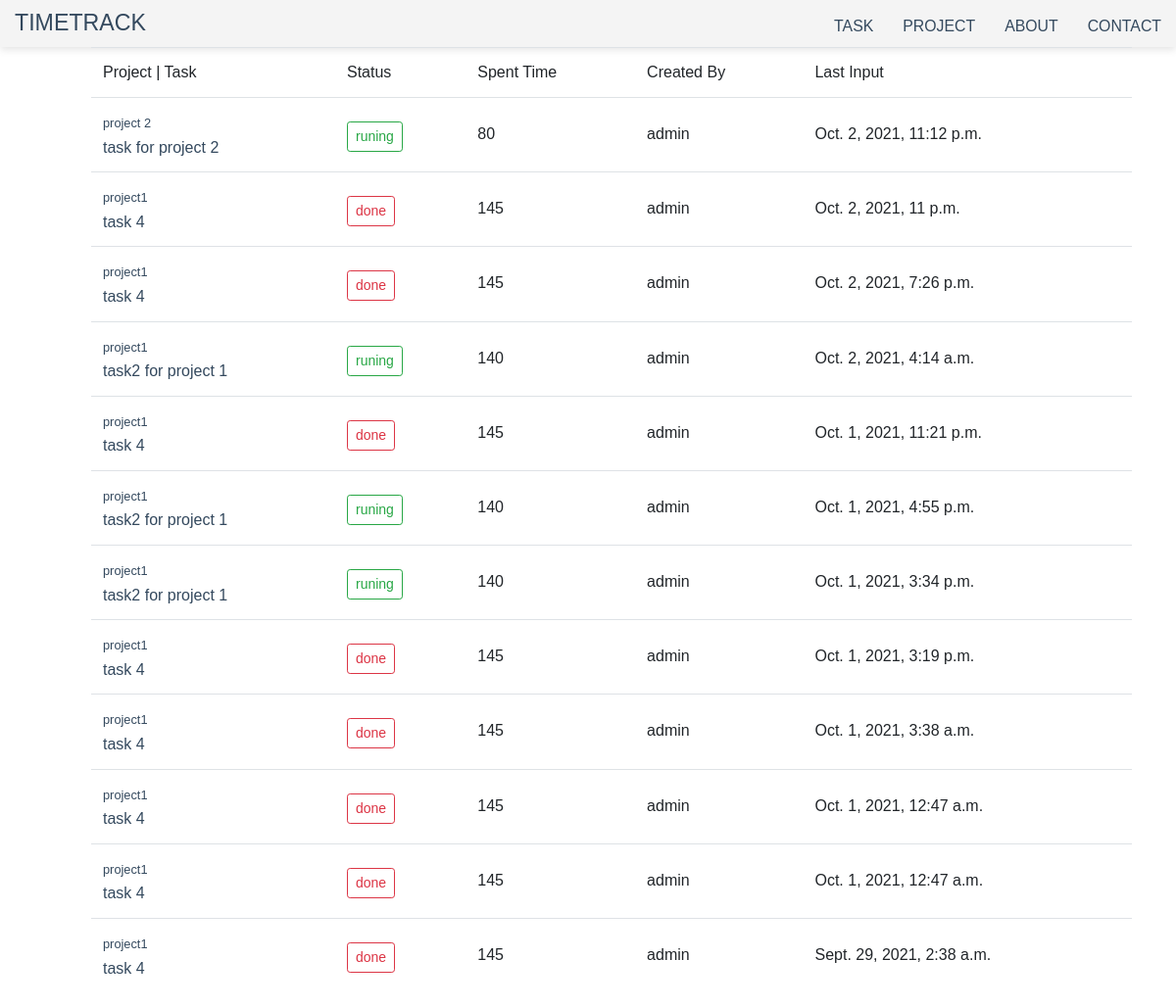
Before: / with the older database file.
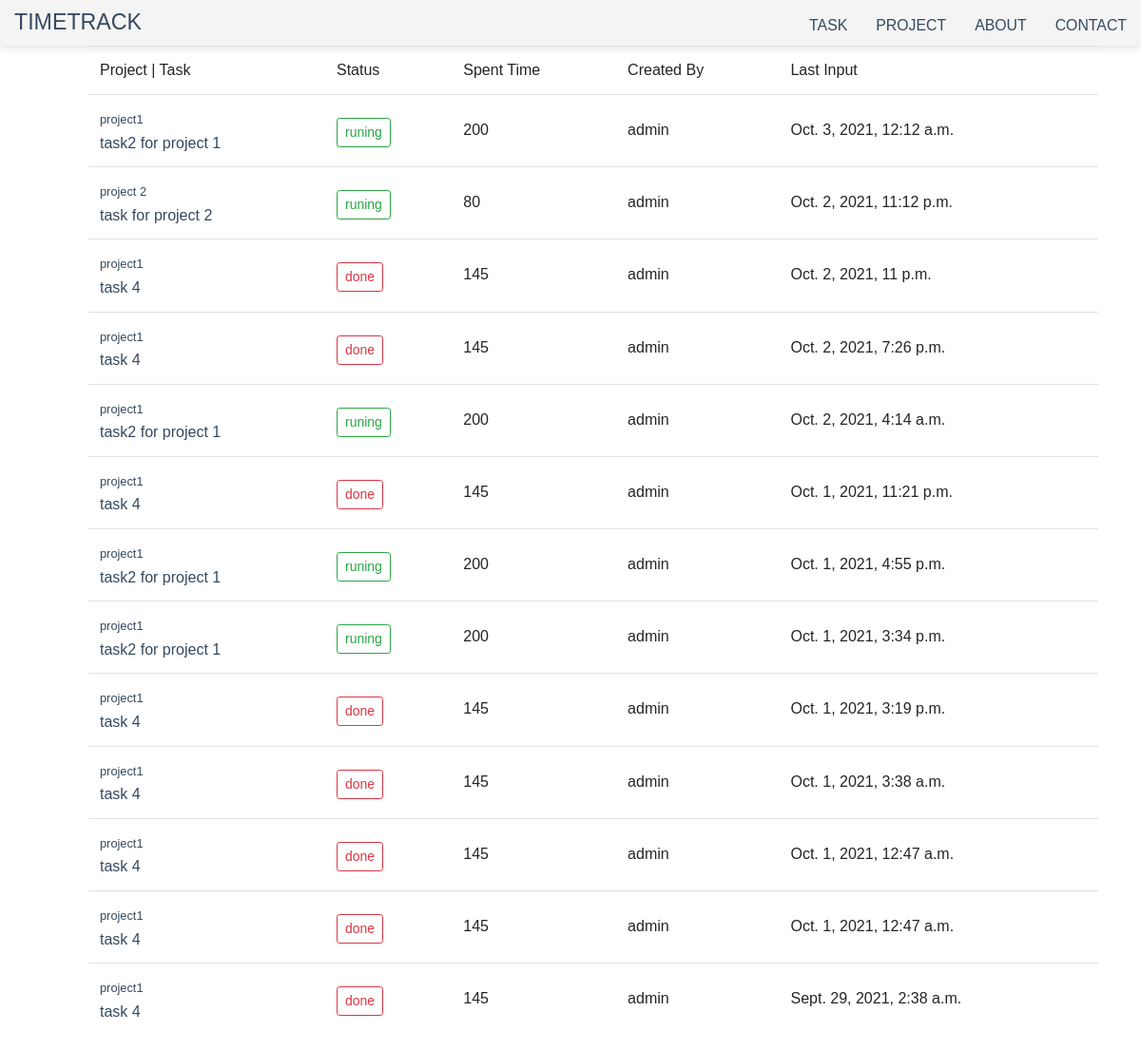
After: the same page with the newer database file.
### project/models.py (models this page shows, shortened)
class Entry(models.Model):
    project = models.ForeignKey(
        Project, related_name='entries', on_delete=models.CASCADE)
    task = models.ForeignKey(
        Task, related_name='entries', on_delete=models.CASCADE)
    minutes = models.IntegerField(default=0)
    is_tracked = models.BooleanField(default=False)
    created_by = models.ForeignKey(
        User, related_name='entries', on_delete=models.CASCADE)
    created_at = models.DateTimeField()
    class Meta:
        ordering = ['-created_at']

class Project(models.Model):
    title = models.CharField(max_length=255)
    client_name = models.CharField(max_length=250)
    deadline = models.DateField(null=True, blank=True)
    created_at = models.DateTimeField(auto_now_add=True)
    created_by = models.ForeignKey(
        User, related_name='project', on_delete=models.CASCADE)
    class Meta:
        ordering = ['created_at']

class Task(models.Model):
    RUNING = 'runing'
    DONE = 'done'
    STATUS_CHOICES = [
        (RUNING, 'Runing'),
        (DONE, 'Done'),
    ]
    project = models.ForeignKey(
        Project, related_name='task', on_delete=models.CASCADE)
    name = models.CharField(max_length=255)
    created_at = models.DateTimeField(default=timezone.now)
    created_by = models.ForeignKey(
        User, related_name='task', on_delete=models.CASCADE)
    status = models.CharField(
        max_length=20,
        choices=STATUS_CHOICES,
        default=RUNING
    )
    class Meta:
        ordering = ['-created_at']
    def registered_time(self):
        return sum(entry.minutes for entry in self.entries.all())

### project/views.py (the view)
# urls.py: path('', home, name='home'),
def home(request):
    task = Task.objects.all()
    project = Project.objects.all()
    entry = Entry.objects.all()
    list = []
    for i in range(0, 7):
        time = (datetime.today() + timedelta(i))
        list.append(time)
    context = {
        'tasks': task,
        'entrys':entry,
        'date': list,
        'project': project
    }
    return render(request, 'project/index.html',context)

### project/templates/project/index.html (shortened to what this page needs)
{% extends 'project/home.html' %}
{% block content %}
<div class="ml-5">
<table class="table align-middle">
  <tbody>
    <tr>
      <td scope="col"><span>Project | Task</span></td>
      <td scope="col">Status</td>
      <td scope="col">Spent Time</td>
      <td scope="col">Created By</td>
      <td scope="col">Last Input</td>
    </tr>
    {% for entry in entrys %}
    <tr>
      <td>
        <div><small><a href="{% url 'project_detail' entry.project.id %}">{{ entry.project.title }}</a></small></div>
        <a href="{% url 'task_detail' entry.project.id entry.task.id %}">{{ entry.task.name }}</a>
      </td>
      <td class="pt-4">
        {% if entry.task.status == 'runing' %}
        <button class="btn btn-sm btn-outline-success">{{ entry.task.status }}</button>
        {% else %}
        <button class="btn btn-sm btn-outline-danger">{{ entry.task.status }}</button>
        {% endif %}
      </td>
      <td class="pt-4">
        {{entry.task.registered_time }}
      </td>
      <td class="pt-4">
        {{entry.created_by }}
      </td>
      <td class="pt-4">
        {{entry.created_at }}
      </td>
    </tr>
    {% endfor %}
  </tbody>
</table>
</div>
{% endblock content %}

Changed rows visible on the page:
added Entry: project "project1", task.name "task2 for project 1", task.status "runing", task.registered_time "200", created_by "admin", created_at "Oct. 3, 2021, 12:12 a.m."
computed for Entry "Oct. 2, 2021, 4:14 a.m.": task.registered_time "140" → "200"
computed for Entry "Oct. 1, 2021, 4:55 p.m.": task.registered_time "140" → "200"
computed for Entry "Oct. 1, 2021, 3:34 p.m.": task.registered_time "140" → "200"
